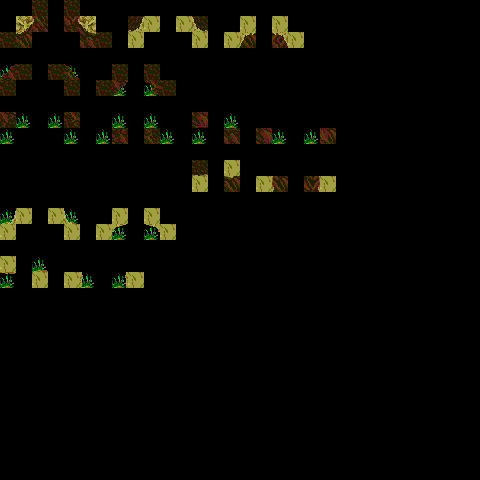

Tiled map render using the project's own tile images. Description and the map definition, with tile-layer contents summarised, below:
An orthogonal 30x30 tile map with 16x16 px tiles, 4 tile layers (regions, input_foreground, output1_foreground, output2_foreground).

<map version="1.5" tiledversion="1.7.2" orientation="orthogonal" renderorder="right-down" width="30" height="30" tilewidth="16" tileheight="16" infinite="0" nextlayerid="6" nextobjectid="1">
 <tileset firstgid="1" name="foreground_mountain" tilewidth="16" tileheight="16" tilecount="260" columns="20">
  <image source="../foreground/mountain.png" width="320" height="208" />
 </tileset>
 <layer id="5" name="regions" width="30" height="30">
  <data>[900 cells, 82 non-empty, 1 distinct tile ids]</data>
 </layer>
 <layer id="4" name="input_foreground" width="30" height="30">
  <data>[900 cells, 82 non-empty, 3 distinct tile ids]</data>
 </layer>
 <layer id="2" name="output1_foreground" width="30" height="30">
  <data>[900 cells, 70 non-empty, 32 distinct tile ids]</data>
 </layer>
 <layer id="3" name="output2_foreground" width="30" height="30">
  <data>[900 cells, 70 non-empty, 32 distinct tile ids]</data>
 </layer>
</map>